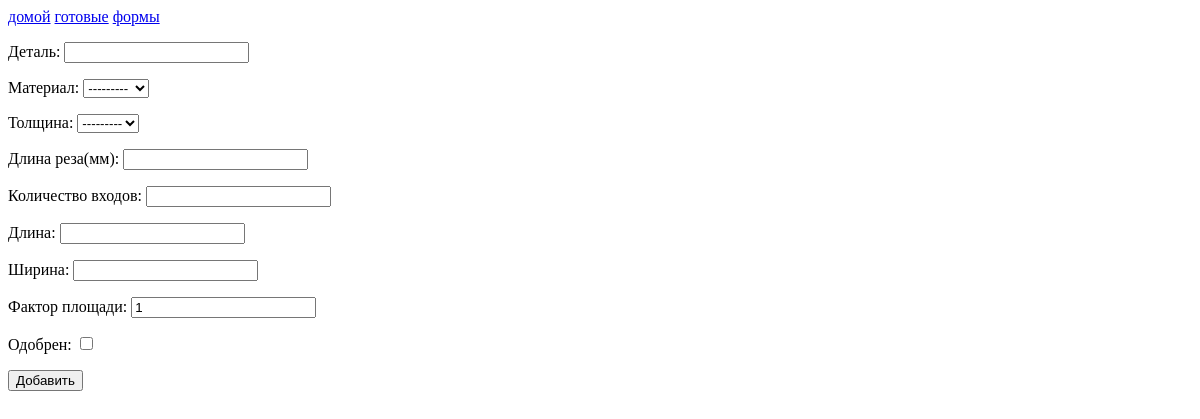
The page /form_parts/ on the database as committed earlier.
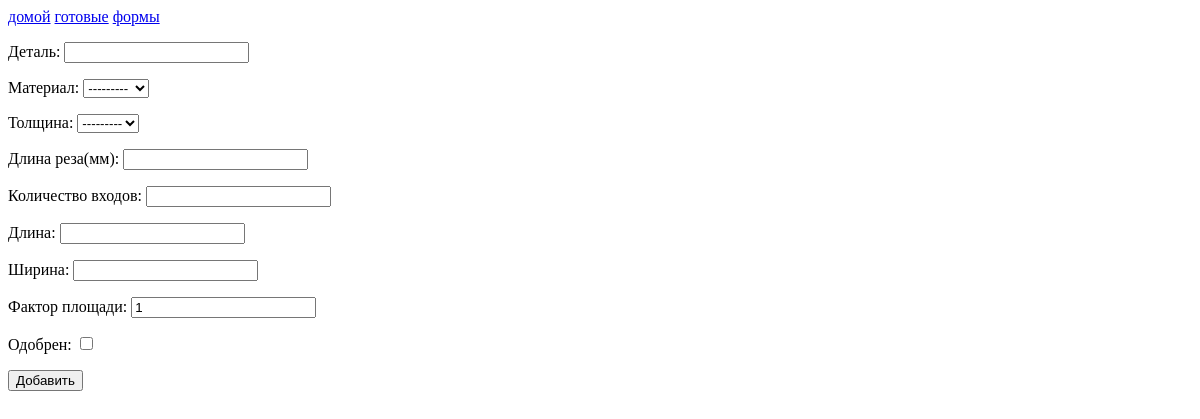
The same page on the database as committed later.
### orders/models.py (models this page shows, shortened)
class Thickness(models.Model):
    thickness = models.FloatField(verbose_name='Толщина')  # толщина материала
    def __str__(self):
        return str(self.thickness)

### orders/views.py (the view)
# urls.py: path('form_parts/', FormPartCreator.as_view(), name='form_parts'),
class FormPartCreator(CreateView):
    form_class = AddPartForm
    template_name = 'orders/forms.html'
    extra_context = {'forms': 'form_parts'}

### orders/forms.py
class AddPartForm(forms.ModelForm):
    class Meta:
        model = Parts
        fields = [
            'name_part',
            'material',
            'thickness',
            'cut_length',
            'cut_input',
            'x_length',
            'y_length',
            'fill_factor',
            'otk']

### orders/models.py (called while the page is built)
    def __str__(self):
        return str(self.name_material)

### orders/templates/orders/forms.html (shortened to what this page needs)
<!DOCTYPE html>
<html lang="ru">
<head>
</head>
<body>
<a href="{% url 'home' %}">домой</a>
<a href="{% url 'ready' %}">готовые</a>
<a href="{% url 'forms' %}">формы</a>
<form action="{% url 'forms' %}" method="post">
{% for f in form %}
<p><label class="form-label" for="{{ f.id_for_label }}">{{f.label}}: </label>{{ f }}</p>
{% endfor %}
    <button type="submit">Добавить</button>
</form>
</body>
</html>

Rows that differ between the two databases and show on the page:
added Thickness: form "---------"
